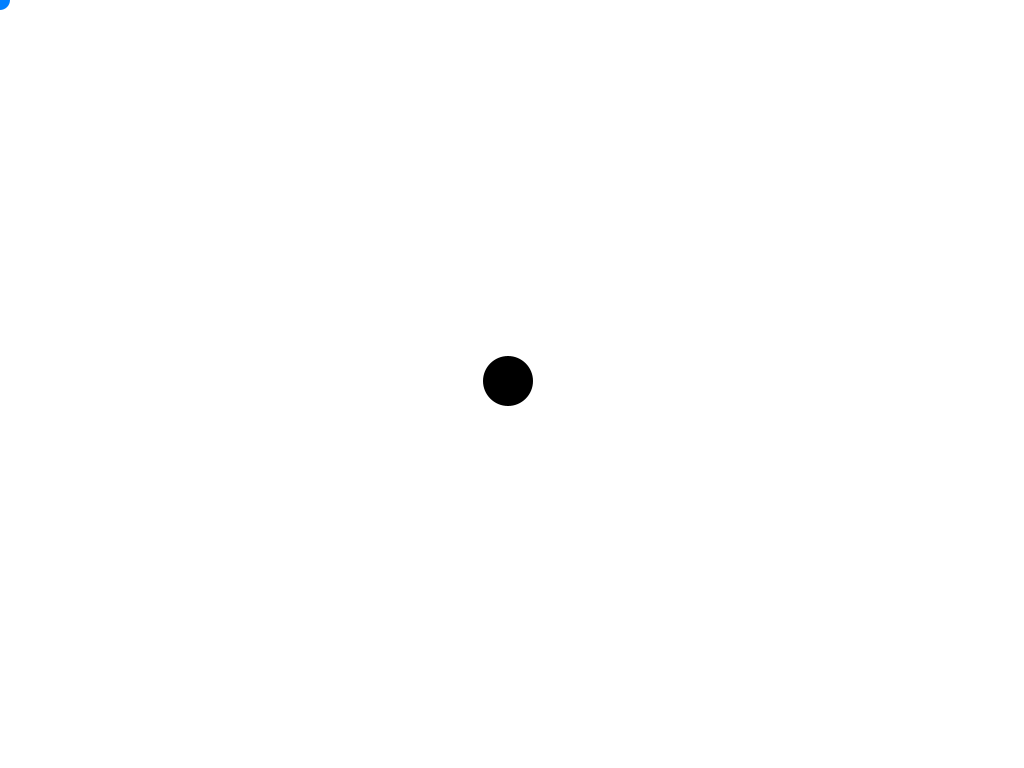
Frame 1 (no input)
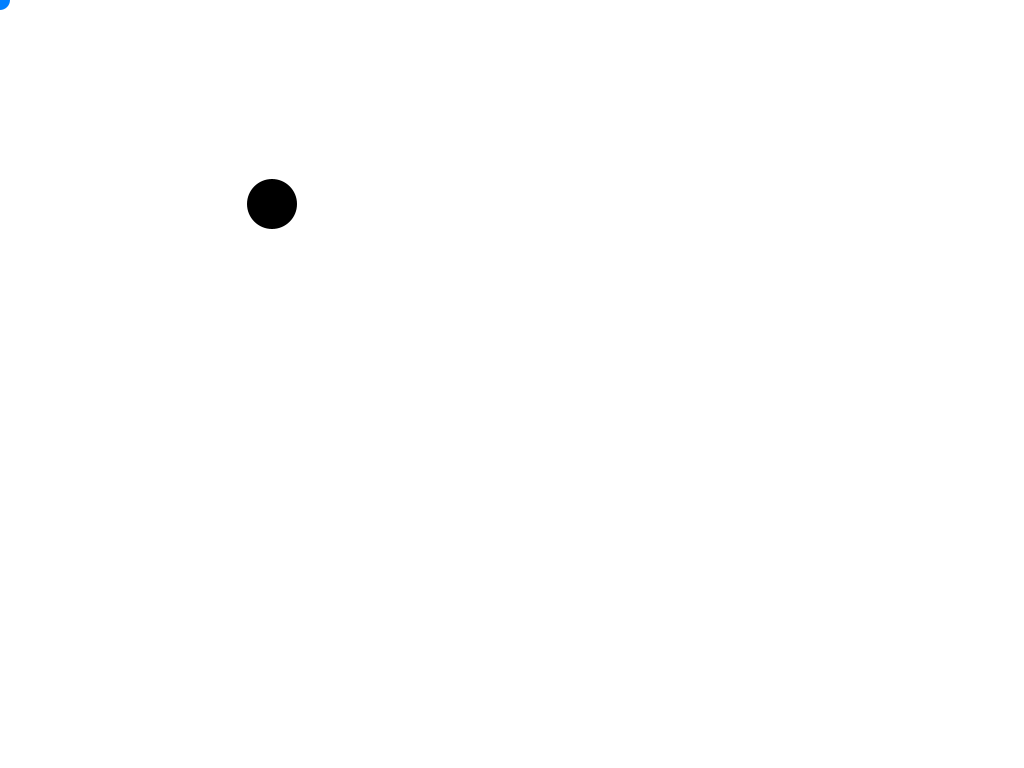
Frame 60 (the mouse pressed at the canvas centre just before this capture)
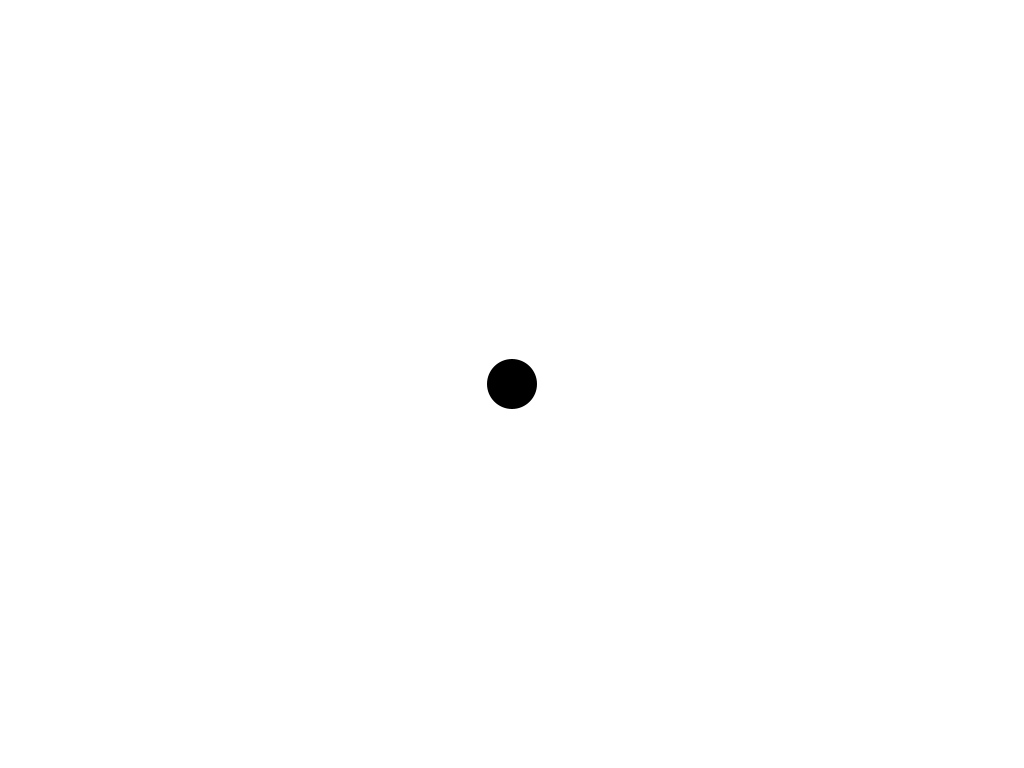
Frame 120 (the mouse held since frame 60 and released just before this capture)

The Processing sketch that drew these frames (run headless with seeded random() and noise(); from frame 60 on, the mouse is pressed at the canvas centre):

// Processing sketch: VectorNormalize
// ── VectorNormalize.pde
PVector mCirclePosition;

void setup() {
  size(1024, 768);
  mCirclePosition = new PVector();
  mCirclePosition.x = width / 2;
  mCirclePosition.y = height / 2;
}

void draw() {
  background(255);
  noStroke();
  
  PVector mMousePosition;
  mMousePosition = new PVector();
  mMousePosition.set(mouseX, mouseY);
  
  PVector mDirection = PVector.sub(mMousePosition, mCirclePosition);
  mDirection.normalize();
  mDirection.mult(5);
  
  mCirclePosition.add(mDirection);
  
  fill(0, 127, 255);
  circle(mMousePosition.x, mMousePosition.y, 20);

  fill(0);
  circle(mCirclePosition.x, mCirclePosition.y, 50);
}
